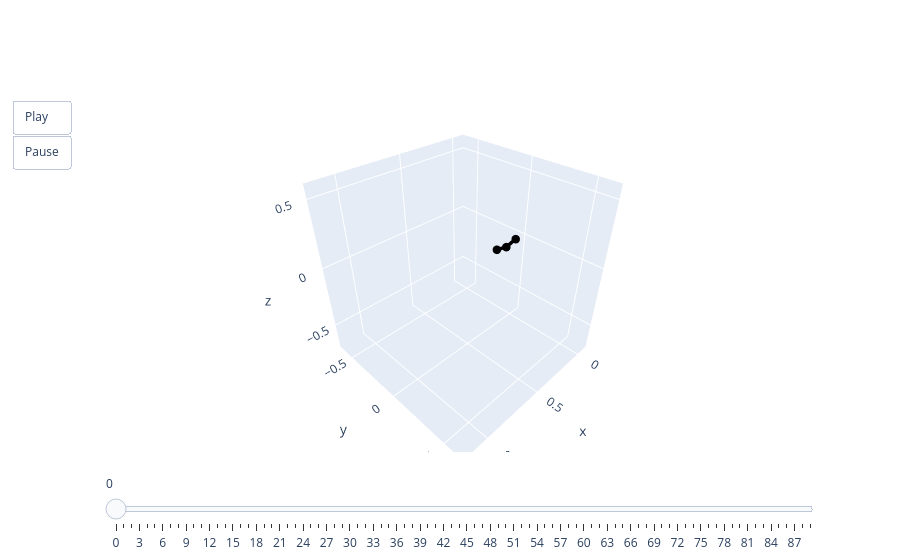

The notebook cell this image was saved under:
### Code cell
animate(pred[0])

### Figure 1 — Plotly figure (JSON) as saved in the notebook; plotly's stock layout.template omitted (floating-point values rounded to 4 significant figures)
{"data": [{"line": {"color": "black", "width": 7}, "marker": {"size": 5}, "mode": "lines+markers", "type": "scatter3d", "x": [0, 0.105, 0.21], "y": [0, 0, 0], "z": [0, -0.02351, 0]}], "layout": {"scene": {"aspectmode": "cube", "xaxis": {"autorange": false, "range": [-0.11, 1.21]}, "yaxis": {"autorange": false, "range": [-0.66, 0.66]}, "zaxis": {"autorange": false, "range": [-0.7193, 0.6007]}}, "sliders": [{"steps": [{"args": [["0"], {"frame": {"duration": 0, "redraw": true}, "mode": "immediate"}], "label": "0", "method": "animate"}, {"args": [["1"], {"frame": {"duration": 0, "redraw": true}, "mode": "immediate"}], "label": "1", "method": "animate"}, {"args": [["2"], {"frame": {"duration": 0, "redraw": true}, "mode": "immediate"}], "label": "2", "method": "animate"}, {"args": [["3"], {"frame": {"duration": 0, "redraw": true}, "mode": "immediate"}], "label": "3", "method": "animate"}, {"args": [["4"], {"frame": {"duration": 0, "redraw": true}, "mode": "immediate"}], "label": "4", "method": "animate"}, {"args": [["5"], {"frame": {"duration": 0, "redraw": true}, "mode": "immediate"}], "label": "5", "method": "animate"}, {"args": [["6"], {"frame": {"duration": 0, "redraw": true}, "mode": "immediate"}], "label": "6", "method": "animate"}, {"args": [["7"], {"frame": {"duration": 0, "redraw": true}, "mode": "immediate"}], "label": "7", "method": "animate"}, {"args": [["8"], {"frame": {"duration": 0, "redraw": true}, "mode": "immediate"}], "label": "8", "method": "animate"}, {"args": [["9"], {"frame": {"duration": 0, "redraw": true}, "mode": "immediate"}], "label": "9", "method": "animate"}, {"args": [["10"], {"frame": {"duration": 0, "redraw": true}, "mode": "immediate"}], "label": "10", "method": "animate"}, {"args": [["11"], {"frame": {"duration": 0, "redraw": true}, "mode": "immediate"}], "label": "11", "method": "animate"}, {"args": [["12"], {"frame": {"duration": 0, "redraw": true}, "mode": "immediate"}], "label": "12", "method": "animate"}, {"args": [["13"], {"frame": {"duration": 0, "redraw": true}, "mode": "immediate"}], "label": "13", "method": "animate"}, {"args": [["14"], {"frame": {"duration": 0, "redraw": true}, "mode": "immediate"}], "label": "14", "method": "animate"}, {"args": [["15"], {"frame": {"duration": 0, "redraw": true}, "mode": "immediate"}], "label": "15", "method": "animate"}, {"args": [["16"], {"frame": {"duration": 0, "redraw": true}, "mode": "immediate"}], "label": "16", "method": "animate"}, {"args": [["17"], {"frame": {"duration": 0, "redraw": true}, "mode": "immediate"}], "label": "17", "method": "animate"}, {"args": [["18"], {"frame": {"duration": 0, "redraw": true}, "mode": "immediate"}], "label": "18", "method": "animate"}, {"args": [["19"], {"frame": {"duration": 0, "redraw": true}, "mode": "immediate"}], "label": "19", "method": "animate"}, {"args": [["20"], {"frame": {"duration": 0, "redraw": true}, "mode": "immediate"}], "label": "20", "method": "animate"}, {"args": [["21"], {"frame": {"duration": 0, "redraw": true}, "mode": "immediate"}], "label": "21", "method": "animate"}, {"args": [["22"], {"frame": {"duration": 0, "redraw": true}, "mode": "immediate"}], "label": "22", "method": "animate"}, {"args": [["23"], {"frame": {"duration": 0, "redraw": true}, "mode": "immediate"}], "label": "23", "method": "animate"}, {"args": [["24"], {"frame": {"duration": 0, "redraw": true}, "mode": "immediate"}], "label": "24", "method": "animate"}, {"args": [["25"], {"frame": {"duration": 0, "redraw": true}, "mode": "immediate"}], "label": "25", "method": "animate"}, {"args": [["26"], {"frame": {"duration": 0, "redraw": true}, "mode": "immediate"}], "label": "26", "method": "animate"}, {"args": [["27"], {"frame": {"duration": 0, "redraw": true}, "mode": "immediate"}], "label": "27", "method": "animate"}, {"args": [["28"], {"frame": {"duration": 0, "redraw": true}, "mode": "immediate"}], "label": "28", "method": "animate"}, {"args": [["29"], {"frame": {"duration": 0, "redraw": true}, "mode": "immediate"}], "label": "29", "method": "animate"}, {"args": [["30"], {"frame": {"duration": 0, "redraw": true}, "mode": "immediate"}], "label": "30", "method": "animate"}, {"args": [["31"], {"frame": {"duration": 0, "redraw": true}, "mode": "immediate"}], "label": "31", "method": "animate"}, {"args": [["32"], {"frame": {"duration": 0, "redraw": true}, "mode": "immediate"}], "label": "32", "method": "animate"}, {"args": [["33"], {"frame": {"duration": 0, "redraw": true}, "mode": "immediate"}], "label": "33", "method": "animate"}, {"args": [["34"], {"frame": {"duration": 0, "redraw": true}, "mode": "immediate"}], "label": "34", "method": "animate"}, {"args": [["35"], {"frame": {"duration": 0, "redraw": true}, "mode": "immediate"}], "label": "35", "method": "animate"}, {"args": [["36"], {"frame": {"duration": 0, "redraw": true}, "mode": "immediate"}], "label": "36", "method": "animate"}, {"args": [["37"], {"frame": {"duration": 0, "redraw": true}, "mode": "immediate"}], "label": "37", "method": "animate"}, {"args": [["38"], {"frame": {"duration": 0, "redraw": true}, "mode": "immediate"}], "label": "38", "method": "animate"}, {"args": [["39"], {"frame": {"duration": 0, "redraw": true}, "mode": "immediate"}], "label": "39", "method": "animate"}, {"args": [["40"], {"frame": {"duration": 0, "redraw": true}, "mode": "immediate"}], "label": "40", "method": "animate"}, {"args": [["41"], {"frame": {"duration": 0, "redraw": true}, "mode": "immediate"}], "label": "41", "method": "animate"}, {"args": [["42"], {"frame": {"duration": 0, "redraw": true}, "mode": "immediate"}], "label": "42", "method": "animate"}, {"args": [["43"], {"frame": {"duration": 0, "redraw": true}, "mode": "immediate"}], "label": "43", "method": "animate"}, {"args": [["44"], {"frame": {"duration": 0, "redraw": true}, "mode": "immediate"}], "label": "44", "method": "animate"}, {"args": [["45"], {"frame": {"duration": 0, "redraw": true}, "mode": "immediate"}], "label": "45", "method": "animate"}, {"args": [["46"], {"frame": {"duration": 0, "redraw": true}, "mode": "immediate"}], "label": "46", "method": "animate"}, {"args": [["47"], {"frame": {"duration": 0, "redraw": true}, "mode": "immediate"}], "label": "47", "method": "animate"}, {"args": [["48"], {"frame": {"duration": 0, "redraw": true}, "mode": "immediate"}], "label": "48", "method": "animate"}, {"args": [["49"], {"frame": {"duration": 0, "redraw": true}, "mode": "immediate"}], "label": "49", "method": "animate"}, {"args": [["50"], {"frame": {"duration": 0, "redraw": true}, "mode": "immediate"}], "label": "50", "method": "animate"}, {"args": [["51"], {"frame": {"duration": 0, "redraw": true}, "mode": "immediate"}], "label": "51", "method": "animate"}, {"args": [["52"], {"frame": {"duration": 0, "redraw": true}, "mode": "immediate"}], "label": "52", "method": "animate"}, {"args": [["53"], {"frame": {"duration": 0, "redraw": true}, "mode": "immediate"}], "label": "53", "method": "animate"}, {"args": [["54"], {"frame": {"duration": 0, "redraw": true}, "mode": "immediate"}], "label": "54", "method": "animate"}, {"args": [["55"], {"frame": {"duration": 0, "redraw": true}, "mode": "immediate"}], "label": "55", "method": "animate"}, {"args": [["56"], {"frame": {"duration": 0, "redraw": true}, "mode": "immediate"}], "label": "56", "method": "animate"}, {"args": [["57"], {"frame": {"duration": 0, "redraw": true}, "mode": "immediate"}], "label": "57", "method": "animate"}, {"args": [["58"], {"frame": {"duration": 0, "redraw": true}, "mode": "immediate"}], "label": "58", "method": "animate"}, {"args": [["59"], {"frame": {"duration": 0, "redraw": true}, "mode": "immediate"}], "label": "59", "method": "animate"}, {"args": [["60"], {"frame": {"duration": 0, "redraw": true}, "mode": "immediate"}], "label": "60", "method": "animate"}, {"args": [["61"], {"frame": {"duration": 0, "redraw": true}, "mode": "immediate"}], "label": "61", "method": "animate"}, {"args": [["62"], {"frame": {"duration": 0, "redraw": true}, "mode": "immediate"}], "label": "62", "method": "animate"}, {"args": [["63"], {"frame": {"duration": 0, "redraw": true}, "mode": "immediate"}], "label": "63", "method": "animate"}, {"args": [["64"], {"frame": {"duration": 0, "redraw": true}, "mode": "immediate"}], "label": "64", "method": "animate"}, {"args": [["65"], {"frame": {"duration": 0, "redraw": true}, "mode": "immediate"}], "label": "65", "method": "animate"}, {"args": [["66"], {"frame": {"duration": 0, "redraw": true}, "mode": "immediate"}], "label": "66", "method": "animate"}, {"args": [["67"], {"frame": {"duration": 0, "redraw": true}, "mode": "immediate"}], "label": "67", "method": "animate"}, {"args": [["68"], {"frame": {"duration": 0, "redraw": true}, "mode": "immediate"}], "label": "68", "method": "animate"}, {"args": [["69"], {"frame": {"duration": 0, "redraw": true}, "mode": "immediate"}], "label": "69", "method": "animate"}, {"args": [["70"], {"frame": {"duration": 0, "redraw": true}, "mode": "immediate"}], "label": "70", "method": "animate"}, {"args": [["71"], {"frame": {"duration": 0, "redraw": true}, "mode": "immediate"}], "label": "71", "method": "animate"}, {"args": [["72"], {"frame": {"duration": 0, "redraw": true}, "mode": "immediate"}], "label": "72", "method": "animate"}, {"args": [["73"], {"frame": {"duration": 0, "redraw": true}, "mode": "immediate"}], "label": "73", "method": "animate"}, {"args": [["74"], {"frame": {"duration": 0, "redraw": true}, "mode": "immediate"}], "label": "74", "method": "animate"}, {"args": [["75"], {"frame": {"duration": 0, "redraw": true}, "mode": "immediate"}], "label": "75", "method": "animate"}, {"args": [["76"], {"frame": {"duration": 0, "redraw": true}, "mode": "immediate"}], "label": "76", "method": "animate"}, {"args": [["77"], {"frame": {"duration": 0, "redraw": true}, "mode": "immediate"}], "label": "77", "method": "animate"}, {"args": [["78"], {"frame": {"duration": 0, "redraw": true}, "mode": "immediate"}], "label": "78", "method": "animate"}, {"args": [["79"], {"frame": {"duration": 0, "redraw": true}, "mode": "immediate"}], "label": "79", "method": "animate"}, {"args": [["80"], {"frame": {"duration": 0, "redraw": true}, "mode": "immediate"}], "label": "80", "method": "animate"}, {"args": [["81"], {"frame": {"duration": 0, "redraw": true}, "mode": "immediate"}], "label": "81", "method": "animate"}, {"args": [["82"], {"frame": {"duration": 0, "redraw": true}, "mode": "immediate"}], "label": "82", "method": "animate"}, {"args": [["83"], {"frame": {"duration": 0, "redraw": true}, "mode": "immediate"}], "label": "83", "method": "animate"}, {"args": [["84"], {"frame": {"duration": 0, "redraw": true}, "mode": "immediate"}], "label": "84", "method": "animate"}, {"args": [["85"], {"frame": {"duration": 0, "redraw": true}, "mode": "immediate"}], "label": "85", "method": "animate"}, {"args": [["86"], {"frame": {"duration": 0, "redraw": true}, "mode": "immediate"}], "label": "86", "method": "animate"}, {"args": [["87"], {"frame": {"duration": 0, "redraw": true}, "mode": "immediate"}], "label": "87", "method": "animate"}, {"args": [["88"], {"frame": {"duration": 0, "redraw": true}, "mode": "immediate"}], "label": "88", "method": "animate"}, {"args": [["89"], {"frame": {"duration": 0, "redraw": true}, "mode": "immediate"}], "label": "89", "method": "animate"}]}], "updatemenus": [{"buttons": [{"args": [null, {"frame": {"duration": 50, "redraw": true}, "fromcurrent": true}], "label": "Play", "method": "animate"}, {"args": [[null], {"frame": {"duration": 0, "redraw": true}, "mode": "immediate"}], "label": "Pause", "method": "animate"}], "showactive": false, "type": "buttons"}]}}
